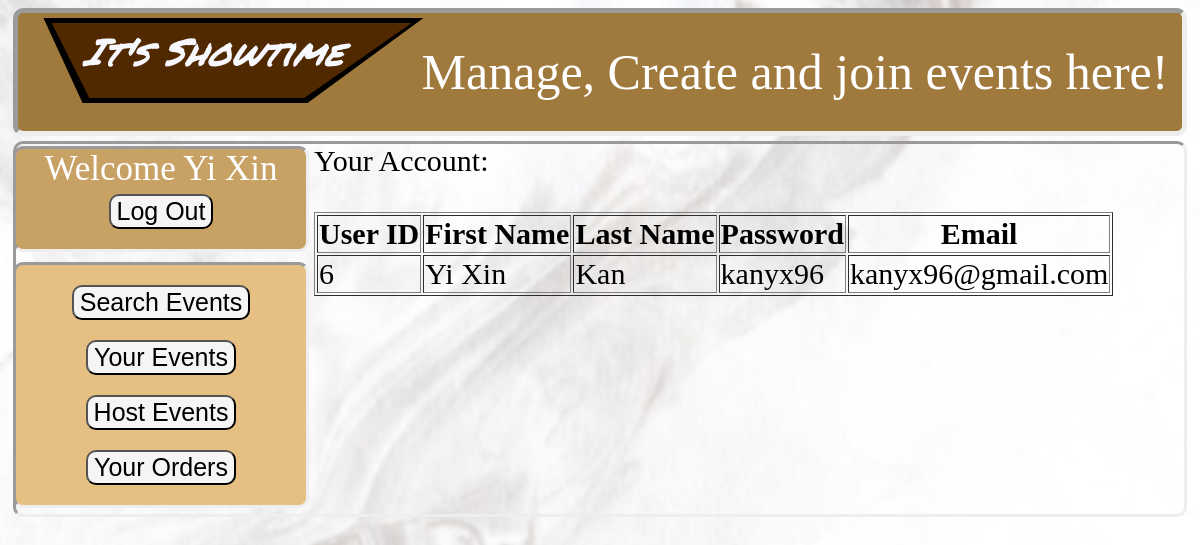
The page /account.php (signed in) on the database its author committed.
### tables this page shows
CREATE TABLE `user` (
  `User_id` int(11) DEFAULT NULL,
  `First_name` varchar(99) DEFAULT NULL,
  `Last_name` varchar(99) DEFAULT NULL,
  `Password` varchar(99) DEFAULT NULL,
  `Email` varchar(99) DEFAULT NULL,
  `Account_type` int(11) DEFAULT NULL
);

### account.php (the view, shortened to what this page needs)
<!DOCTYPE html>
<html>
<head>
</head>
<body>
<div class="homeLinkBackgroundPad"></div>
<div class="homeLinkPad"></div>
<div class="homeLink">
    <a href="home.php">It's Showtime</a>
</div>
<header>
    Manage, Create and join events here!
</header>
<div class='Account'>
    <?php
    $user = $_COOKIE["firstName"];
    echo "Welcome ".$user;
    ?>
    <br>
    <form action="It'sShowtime(Start Point).php">
        <input type="submit" value="Log Out" id="Logout">
    </form>
</div>
<div class='Selection'>
    <input type="button" value="Search Events" id="SearchEvents" onclick="location.href = 'home.php';" >
    <br>
    <input type="button" value="Your Events" id="YourEvents" onclick="location.href = 'yourEvents.php';" >
    <br>
    <input type="button" value="Host Events" id="HostEvents" onclick="location.href = 'hostEvents.php';" >
    <br>
    <input type="button" value="Your Orders" id="YourOrders" onclick="location.href = 'yourOrders.php';" >
</div>
<div class="YourAccount">
    Your Account:
    <br><br>
    <?php
    function connect() {
        $dbuser = 'root';
        $dbpass = 'root';
        $dbname = 'events';
        $dbhost = 'localhost';
        $connection = mysqli_connect($dbhost, $dbuser, $dbpass, $dbname);
        return $connection;
    }
    $connection = connect();
    $userID=$_COOKIE["userID"];
    $sql = "SELECT User_id, First_name, Last_name, `Password`, Email FROM `user` WHERE User_id='$userID'";
    $result = mysqli_query($connection, $sql);
    echo '<table border="1">';
    echo '<tr>
<th>User ID</th>
<th>First Name</th>
<th>Last Name</th>
<th>Password</th>
<th>Email</th>
</tr>';
    while ($row = mysqli_fetch_array($result)) {
        echo '
<tr>
<td>' . $row['User_id']. '</td>
<td>'. $row['First_name'].'</td>
<td>'. $row['Last_name'].'</td>
<td>'. $row['Password'].'</td>
<td>'. $row['Email'].'</td>
</tr>';
    }
    echo '</table>';
    ?>
</div>
</body>
</html>

### account.php (style rules this page uses)
body { background: url('http://localhost/Events%20project/Background2.jpg'); background-size: cover; background-repeat: no-repeat; background-attachment: fixed; background-position: 0px 0px; }
header { text-align: center; color: white; font-size: 50px; padding-top:30px; padding-bottom: 30px; margin:5px; border-radius: 10px; border: inset 5px; background-color: #A0793D; }
.homeLinkBackgroundPad { margin-top: 10px; float: left; margin-left: 20px; border-top: 85px solid black; border-left: 70px solid transparent; border-right: 85px solid transparent; height: 0; width: 225px; transform: skew(-20deg); }
.homeLinkPad { float: left; margin-top: 15px; margin-left: -370px; border-top: 75px solid #502900; border-left:65px solid transparent; border-right: 80px solid transparent; height: 0; width: 215px; transform: skew(-20deg); }
.homeLink { float: left; margin-top: 16px; margin-left: -320px; font-family: 'Permanent Marker', cursive; font-size: 38px; transform: skew(-20deg); }
a { color: ghostwhite; text-decoration: none; }
.Account { font-family: "Brush Script MT"; font-size: 35px; text-align: center; vertical-align: middle; width:290px; float:left; margin:5px; border-radius: 10px; background-color: #C8A165; border: inset; color: white; height: 100px; }
.Selection { padding: 20px; width:250px; clear: left; float:left; margin:5px; text-align: center; border-radius: 10px; background-color: #E6BF83; border: inset; height: 200px; }
input { font-size: 25px; margin-bottom:20px; border-radius: 10px; background-color: whitesmoke; }
.YourAccount { font-size: 30px; margin:5px; border: inset; border-radius: 10px; height: 370px; background-color: transparent; }

### rows shown on the page
user: User_id "6", First_name "Yi Xin", Last_name "Kan", Password "kanyx96", Email "kanyx96@gmail.com"

### other values the page prints
$user "Yi Xin"
